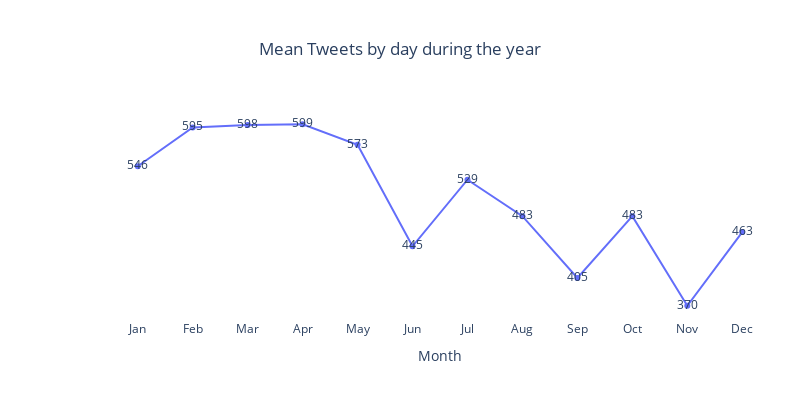

Notebook code cell kept with this figure:
### Code cell
# Figure 4
fig = px.line(
    AMZN2019_sum,
    x="Month",
    y="Mean per month",
    title="Mean Tweets by day during the year",
    text="Mean per month",
    width=800,
    height=400,
)
fig.update_xaxes(matches=None)
fig.update_layout(
    showlegend=False,
    plot_bgcolor="white",
    yaxis=dict(title=""),
    margin=dict(
        autoexpand=False,
        l=100,
        r=20,
        t=110,
    ),
)
fig.update(layout=dict(title=dict(x=0.5)))
fig.update_yaxes(visible=False)
fig.show()

### Figure 1 — Plotly figure (JSON) as saved in the notebook; plotly's stock layout.template omitted (floating-point values rounded to 4 significant figures)
{"data": [{"hovertemplate": "Month=%{x}<br>Mean per month=%{text}<extra></extra>", "legendgroup": "", "line": {"color": "#636efa", "dash": "solid"}, "marker": {"symbol": "circle"}, "mode": "text+lines+markers", "name": "", "orientation": "v", "showlegend": false, "text": [546, 595, 598, 599, 573, 445, 529, 483, 405, 483, 370, 463], "type": "scatter", "x": ["Jan", "Feb", "Mar", "Apr", "May", "Jun", "Jul", "Aug", "Sep", "Oct", "Nov", "Dec"], "xaxis": "x", "y": [546, 595, 598, 599, 573, 445, 529, 483, 405, 483, 370, 463], "yaxis": "y"}], "layout": {"height": 400, "legend": {"tracegroupgap": 0}, "margin": {"autoexpand": false, "l": 100, "r": 20, "t": 110}, "plot_bgcolor": "white", "showlegend": false, "title": {"text": "Mean Tweets by day during the year", "x": 0.5}, "width": 800, "xaxis": {"anchor": "y", "domain": [0, 1], "title": {"text": "Month"}}, "yaxis": {"anchor": "x", "domain": [0, 1], "title": {"text": ""}, "visible": false}}}
